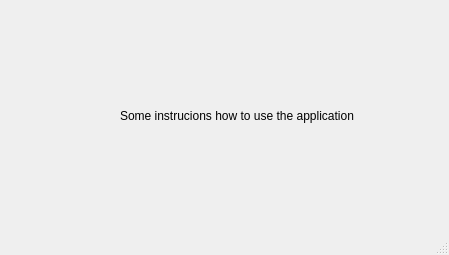
<?xml version="1.0" encoding="UTF-8"?>
<ui version="4.0">
 <class>InstructionWindow</class>
 <widget class="QMainWindow" name="InstructionWindow">
  <property name="geometry">
   <rect>
    <x>0</x>
    <y>0</y>
    <width>449</width>
    <height>255</height>
   </rect>
  </property>
  <property name="windowTitle">
   <string>MainWindow</string>
  </property>
  <widget class="QWidget" name="centralwidget">
   <widget class="QLabel" name="label">
    <property name="geometry">
     <rect>
      <x>120</x>
      <y>70</y>
      <width>251</width>
      <height>91</height>
     </rect>
    </property>
    <property name="text">
     <string>Some instrucions how to use the application </string>
    </property>
   </widget>
  </widget>
  <widget class="QMenuBar" name="menubar">
   <property name="geometry">
    <rect>
     <x>0</x>
     <y>0</y>
     <width>449</width>
     <height>21</height>
    </rect>
   </property>
  </widget>
  <widget class="QStatusBar" name="statusbar"/>
 </widget>
 <resources/>
 <connections/>
</ui>
